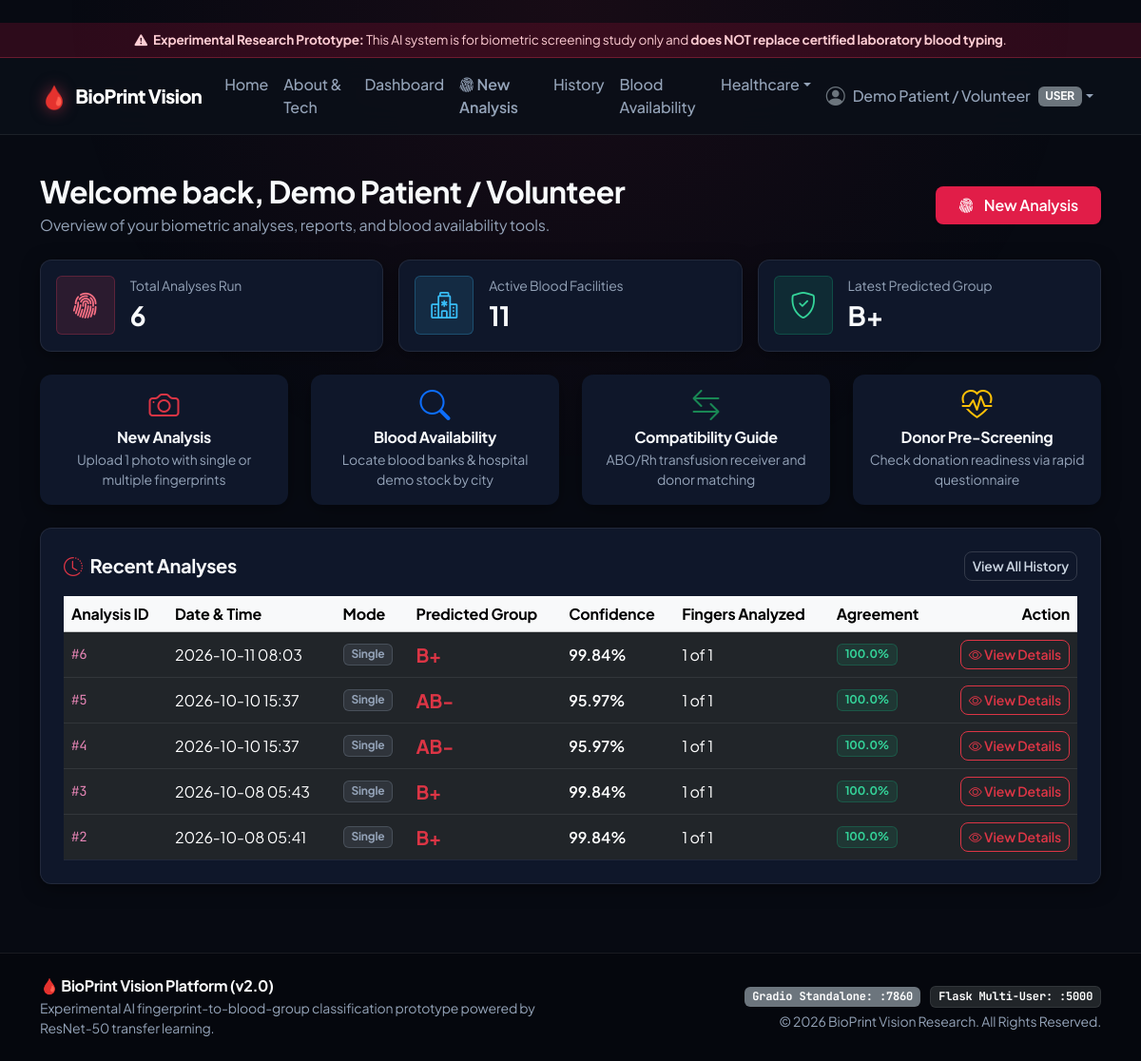
The page /dashboard (signed in) on the database as committed earlier.
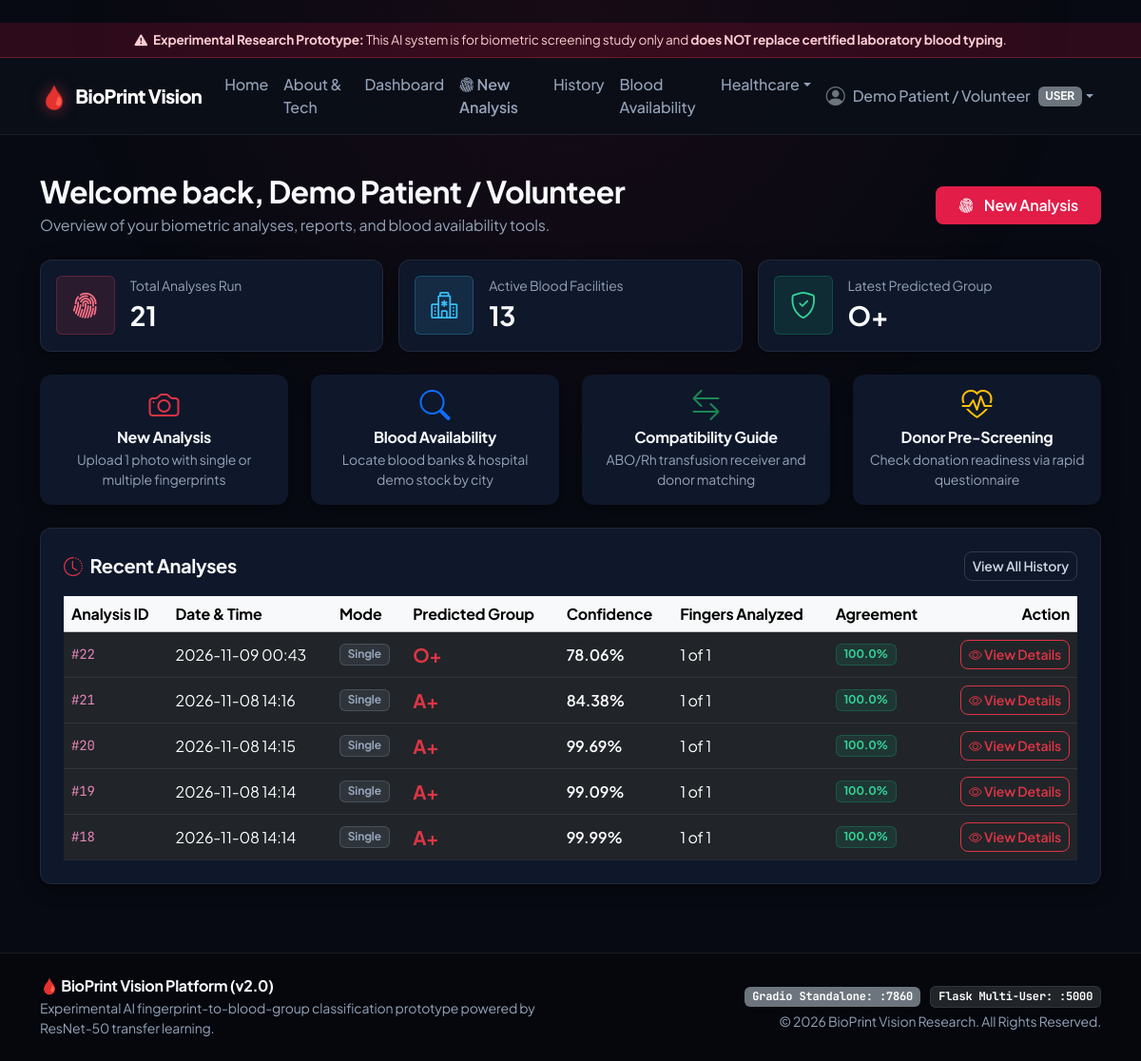
The same page on the database as committed later.
### database/models.py (models this page shows, shortened)
class Analysis(db.Model):
    __tablename__ = "analyses"
    id = db.Column(db.Integer, primary_key=True, autoincrement=True)
    user_id = db.Column(db.Integer, db.ForeignKey("users.id", ondelete="CASCADE"), nullable=False, index=True)
    final_blood_group = db.Column(db.String(10), nullable=False, index=True)
    final_confidence = db.Column(db.Float, nullable=False)
    fingerprints_detected = db.Column(db.Integer, nullable=False, default=1)
    fingerprints_analyzed = db.Column(db.Integer, nullable=False, default=1)
    fingerprints_excluded = db.Column(db.Integer, nullable=False, default=0)
    agreement_percentage = db.Column(db.Float, nullable=False, default=100.0)
    mode = db.Column(db.String(20), nullable=False, default="single")  # single, multiple
    image_path = db.Column(db.String(255), nullable=True)
    annotated_image_path = db.Column(db.String(255), nullable=True)
    notes = db.Column(db.Text, nullable=True)
    created_at = db.Column(db.DateTime, nullable=False, default=datetime.utcnow, index=True)
    fingerprints = db.relationship("FingerprintResult", backref="analysis", lazy=True, cascade="all, delete-orphan")
    reports = db.relationship("Report", backref="analysis", lazy=True, cascade="all, delete-orphan")

### routes/main.py (the view)
@main_bp.route("/dashboard")
@login_required
def dashboard():
    user = g.user
    recent_analyses = (
        Analysis.query.filter_by(user_id=user.id)
        .order_by(Analysis.created_at.desc())
        .limit(5)
        .all()
    )
    total_analyses = Analysis.query.filter_by(user_id=user.id).count()
    facility_count = Facility.query.filter_by(status="ACTIVE").count()
    latest_analysis = recent_analyses[0] if recent_analyses else None
    return render_template(
        "dashboard.html",
        user=user,
        recent_analyses=recent_analyses,
        total_analyses=total_analyses,
        facility_count=facility_count,
        latest_analysis=latest_analysis,
        compatibility_rules=COMPATIBILITY_RULES,
    )

### routes/auth.py (called while the page is built)
def get_current_user():
    user_id = session.get("user_id")
    if user_id:
        return db.session.get(User, user_id)
    return None

def login_required(f):
    @wraps(f)
    def decorated_function(*args, **kwargs):
        if "user_id" not in session:
            flash("Please sign in to access this page.", "warning")
            return redirect(url_for("auth.login", next=request.path))
        return f(*args, **kwargs)
    return decorated_function

@auth_bp.before_app_request
def load_logged_in_user():
    g.user = get_current_user()

### templates/dashboard.html (shortened to what the changed rows need)
﻿{% extends "base.html" %}
{% block content %}
<div class="row align-items-center mb-4">
    <div class="col-md-8">
        <h2 class="fw-bold text-dark mb-1">Welcome back, {{ user.name }}</h2>
    </div>
</div>
<div class="row g-3 mb-4">
    <div class="col-md-4">
        <div class="card p-3 bg-white">
            <div class="d-flex align-items-center">
                <div>
                    <div class="text-muted small">Total Analyses Run</div>
                    <div class="fs-3 fw-bold text-dark">{{ total_analyses }}</div>
                </div>
            </div>
        </div>
    </div>
    <div class="col-md-4">
        <div class="card p-3 bg-white">
            <div class="d-flex align-items-center">
                <div>
                    <div class="text-muted small">Active Blood Facilities</div>
                    <div class="fs-3 fw-bold text-dark">{{ facility_count }}</div>
                </div>
            </div>
        </div>
    </div>
    <div class="col-md-4">
        <div class="card p-3 bg-white">
            <div class="d-flex align-items-center">
                <div>
                    <div class="text-muted small">Latest Predicted Group</div>
                    <div class="fs-3 fw-bold text-dark">{{ latest_analysis.final_blood_group if latest_analysis else 'None Yet' }}</div>
                </div>
            </div>
        </div>
    </div>
</div>
<div class="card p-4">
    {% if recent_analyses %}
    <div class="table-responsive">
        <table class="table table-hover align-middle mb-0">
            <thead class="table-light">
                <tr>
                    <th>Analysis ID</th>
                    <th>Date & Time</th>
                    <th>Mode</th>
                    <th>Predicted Group</th>
                    <th>Confidence</th>
                    <th>Fingers Analyzed</th>
                    <th>Agreement</th>
                    <th class="text-end">Action</th>
                </tr>
            </thead>
            <tbody>
                {% for a in recent_analyses %}
                <tr>
                    <td><code>#{{ a.id }}</code></td>
                    <td>{{ a.created_at.strftime('%Y-%m-%d %H:%M') }}</td>
                    <td>
                        <span class="badge bg-secondary-subtle text-secondary border">
                            {{ a.mode.capitalize() }}
                        </span>
                    </td>
                    <td>
                        <span class="fs-5 fw-bold text-danger">{{ a.final_blood_group }}</span>
                    </td>
                    <td>
                        <span class="fw-semibold">{{ a.final_confidence }}%</span>
                    </td>
                    <td>{{ a.fingerprints_analyzed }} of {{ a.fingerprints_detected }}</td>
                    <td>
                        <span class="badge bg-success-subtle text-success border">{{ a.agreement_percentage }}%</span>
                    </td>
                    <td class="text-end">
                        <a href="{{ url_for('analysis.view_analysis', analysis_id=a.id) }}" class="btn btn-outline-danger btn-sm">
                            <i class="bi bi-eye"></i> View Details
                        </a>
                    </td>
                </tr>
                {% endfor %}
            </tbody>
        </table>
    </div>
    {% else %}
    <div class="text-center py-5 text-muted">
        <div class="fs-1 mb-2"><i class="bi bi-folder2-open"></i></div>
        <p>No analyses performed yet. Click below to begin your first test.</p>
        <a href="{{ url_for('analysis.new_analysis') }}" class="btn btn-rose btn-sm">Start First Analysis</a>
    </div>
    {% endif %}
</div>
{% endblock %}

Rows that differ between the two databases and show on the page:
no longer on this page (row unchanged): Analysis: final_blood_group "B+", id "6", created_at "2026-10-11 08:03", mode "Single", final_confidence "99.84", fingerprints_analyzed "1", fingerprints_detected "1", agreement_percentage "100.0"
no longer on this page (row unchanged): Analysis: id "5", created_at "2026-10-10 15:37", mode "Single", final_blood_group "AB-", final_confidence "95.97", fingerprints_analyzed "1", fingerprints_detected "1", agreement_percentage "100.0"
no longer on this page (row unchanged): Analysis: id "4", created_at "2026-10-10 15:37", mode "Single", final_blood_group "AB-", final_confidence "95.97", fingerprints_analyzed "1", fingerprints_detected "1", agreement_percentage "100.0"
no longer on this page (row unchanged): Analysis: id "3", created_at "2026-10-08 05:43", mode "Single", final_blood_group "B+", final_confidence "99.84", fingerprints_analyzed "1", fingerprints_detected "1", agreement_percentage "100.0"
no longer on this page (row unchanged): Analysis: id "2", created_at "2026-10-08 05:41", mode "Single", final_blood_group "B+", final_confidence "99.84", fingerprints_analyzed "1", fingerprints_detected "1", agreement_percentage "100.0"
added Analysis: final_blood_group "O+", id "22", created_at "2026-11-09 00:43", mode "Single", final_confidence "78.06", fingerprints_analyzed "1", fingerprints_detected "1", agreement_percentage "100.0"
added Analysis: id "21", created_at "2026-11-08 14:16", mode "Single", final_blood_group "A+", final_confidence "84.38", fingerprints_analyzed "1", fingerprints_detected "1", agreement_percentage "100.0"
added Analysis: id "20", created_at "2026-11-08 14:15", mode "Single", final_blood_group "A+", final_confidence "99.69", fingerprints_analyzed "1", fingerprints_detected "1", agreement_percentage "100.0"
added Analysis: id "19", created_at "2026-11-08 14:14", mode "Single", final_blood_group "A+", final_confidence "99.09", fingerprints_analyzed "1", fingerprints_detected "1", agreement_percentage "100.0"
added Analysis: id "18", created_at "2026-11-08 14:14", mode "Single", final_blood_group "A+", final_confidence "99.99", fingerprints_analyzed "1", fingerprints_detected "1", agreement_percentage "100.0"
Other text that changed with them:
{{ total_analyses }}: "6" → "21"
{{ facility_count }}: "11" → "13"
